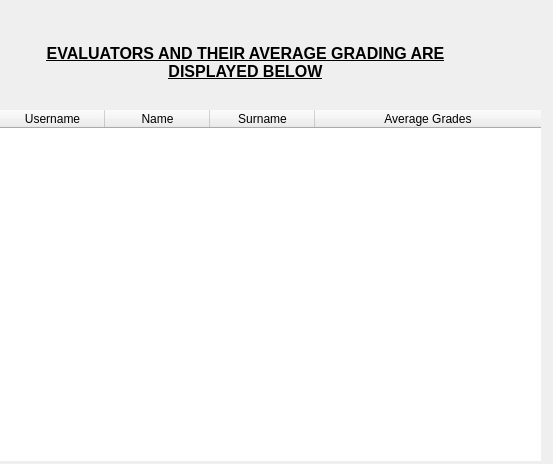
<?xml version="1.0" encoding="UTF-8"?>
<ui version="4.0">
 <class>EvaluatorAverage</class>
 <widget class="QWidget" name="EvaluatorAverage">
  <property name="geometry">
   <rect>
    <x>0</x>
    <y>0</y>
    <width>553</width>
    <height>464</height>
   </rect>
  </property>
  <property name="windowTitle">
   <string>Form</string>
  </property>
  <widget class="QTableWidget" name="tableWidget_avg">
   <property name="geometry">
    <rect>
     <x>0</x>
     <y>110</y>
     <width>541</width>
     <height>351</height>
    </rect>
   </property>
   <property name="styleSheet">
    <string notr="true">border: 0px;</string>
   </property>
   <property name="editTriggers">
    <set>QAbstractItemView::NoEditTriggers</set>
   </property>
   <attribute name="horizontalHeaderDefaultSectionSize">
    <number>105</number>
   </attribute>
   <attribute name="horizontalHeaderStretchLastSection">
    <bool>true</bool>
   </attribute>
   <column>
    <property name="text">
     <string>Username</string>
    </property>
   </column>
   <column>
    <property name="text">
     <string>Name</string>
    </property>
   </column>
   <column>
    <property name="text">
     <string>Surname</string>
    </property>
   </column>
   <column>
    <property name="text">
     <string>Average Grades</string>
    </property>
   </column>
  </widget>
  <widget class="QTextEdit" name="textEdit_title">
   <property name="geometry">
    <rect>
     <x>10</x>
     <y>40</y>
     <width>471</width>
     <height>51</height>
    </rect>
   </property>
   <property name="styleSheet">
    <string notr="true">background: transparent;
border: 0px;
</string>
   </property>
   <property name="html">
    <string>&lt;!DOCTYPE HTML PUBLIC &quot;-//W3C//DTD HTML 4.0//EN&quot; &quot;http://www.w3.org/TR/REC-html40/strict.dtd&quot;&gt;
&lt;html&gt;&lt;head&gt;&lt;meta name=&quot;qrichtext&quot; content=&quot;1&quot; /&gt;&lt;style type=&quot;text/css&quot;&gt;
p, li { white-space: pre-wrap; }
&lt;/style&gt;&lt;/head&gt;&lt;body style=&quot; font-family:'MS Shell Dlg 2'; font-size:8.25pt; font-weight:400; font-style:normal;&quot;&gt;
&lt;p align=&quot;center&quot; style=&quot; margin-top:0px; margin-bottom:0px; margin-left:0px; margin-right:0px; -qt-block-indent:0; text-indent:0px;&quot;&gt;&lt;span style=&quot; font-size:12pt; font-weight:600; text-decoration: underline;&quot;&gt;EVALUATORS AND THEIR AVERAGE GRADING ARE DISPLAYED BELOW&lt;/span&gt;&lt;/p&gt;&lt;/body&gt;&lt;/html&gt;</string>
   </property>
  </widget>
 </widget>
 <resources/>
 <connections/>
</ui>
